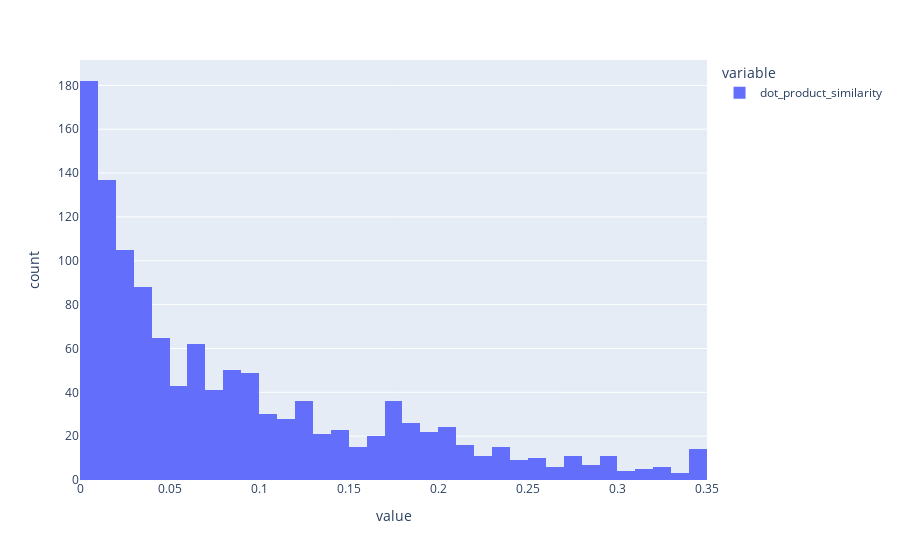

Notebook source saved alongside this figure:
### Code cell
px.histogram(q4_comp.dot_product_similarity)

### Figure 1 — Plotly figure (JSON) as saved in the notebook; plotly's stock layout.template omitted (floating-point values rounded to 4 significant figures; data arrays with more than 128 entries replaced by an {"elided": "..."} marker saying what was removed)
{"data": [{"alignmentgroup": "True", "bingroup": "x", "hovertemplate": "variable=dot_product_similarity<br>value=%{x}<br>count=%{y}<extra></extra>", "legendgroup": "dot_product_similarity", "marker": {"color": "#636efa", "pattern": {"shape": ""}}, "name": "dot_product_similarity", "offsetgroup": "dot_product_similarity", "orientation": "v", "showlegend": true, "type": "histogram", "x": {"elided": "1231 float values"}, "xaxis": "x", "yaxis": "y"}], "layout": {"barmode": "relative", "legend": {"title": {"text": "variable"}, "tracegroupgap": 0}, "margin": {"t": 60}, "xaxis": {"anchor": "y", "domain": [0, 1], "title": {"text": "value"}}, "yaxis": {"anchor": "x", "domain": [0, 1], "title": {"text": "count"}}}}
